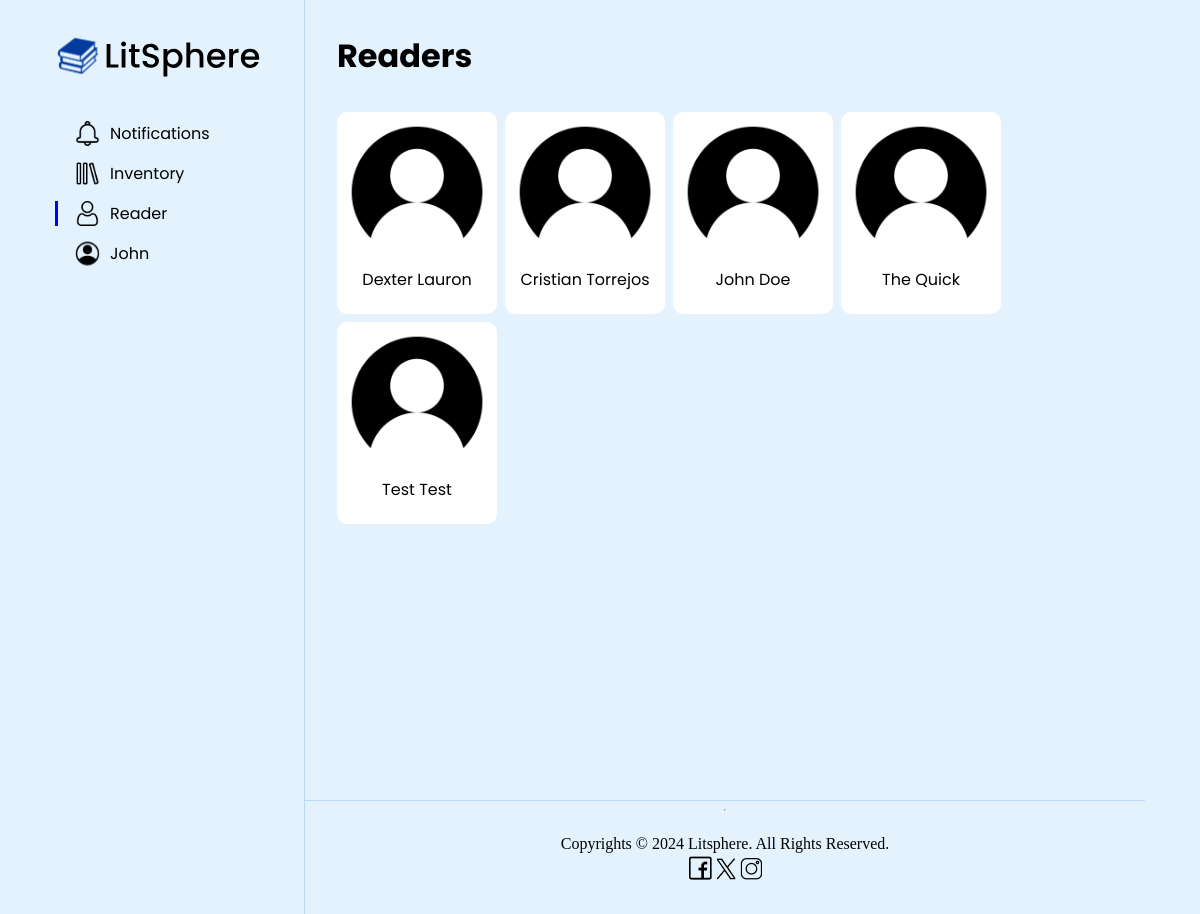
The app's page /dashboard/readers.php (signed in), older data.
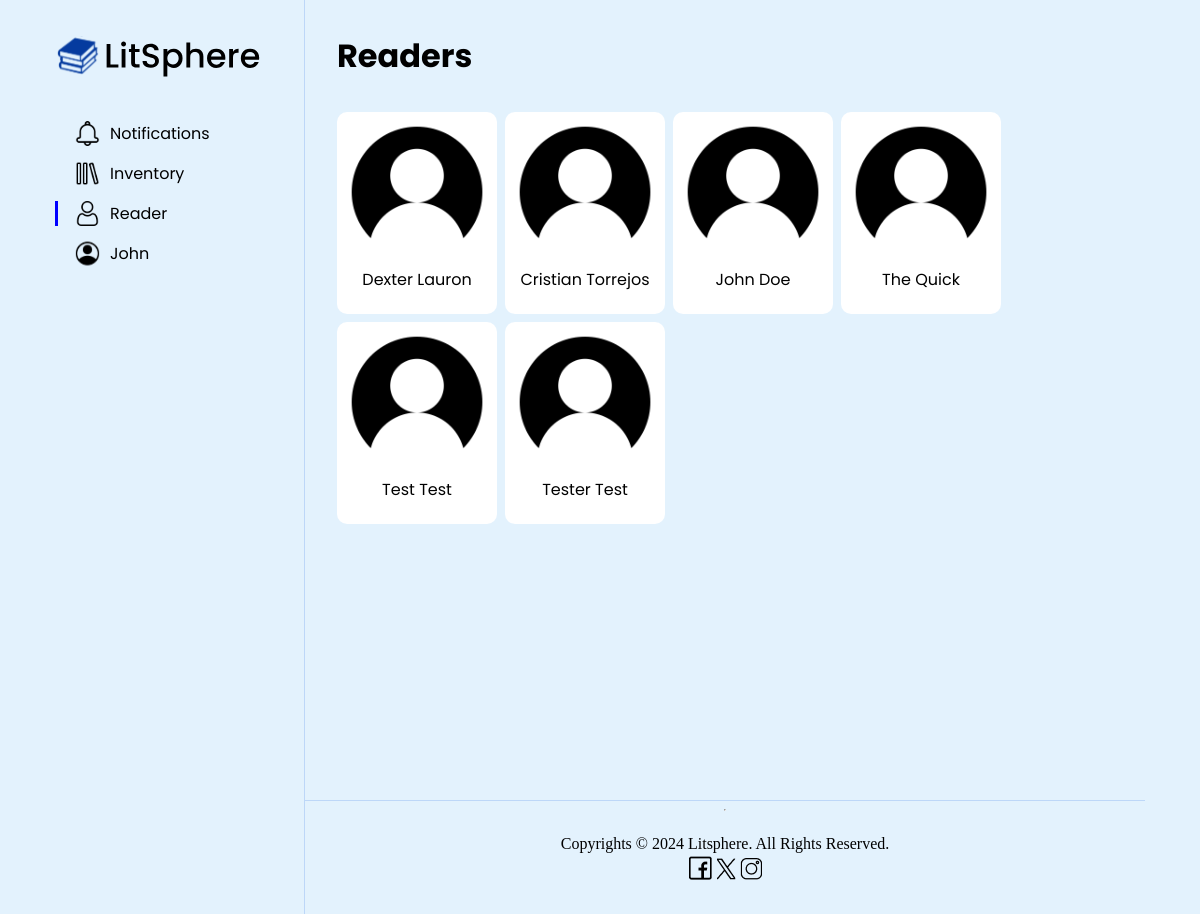
The same page, newer data.
### tables this page shows
CREATE TABLE `users` (
  `UserID` int(11) NOT NULL,
  `FirstName` varchar(100) NOT NULL,
  `LastName` varchar(100) NOT NULL,
  `Email` varchar(255) NOT NULL,
  `PasswordHash` varchar(255) NOT NULL,
  `IsSuspended` tinyint(1) DEFAULT 0,
  `SuspensionDate` timestamp NOT NULL DEFAULT current_timestamp() ON UPDATE current_timestamp(),
  `SuspensionDuration` int(11) DEFAULT NULL,
  `SuspensionReason` varchar(1000) DEFAULT NULL,
  `Role` enum('Reader','Admin') DEFAULT 'Reader'
);

### dashboard/readers.php (the view, shortened to what this page needs)
<?php
    include('../connection.php');
    $sql = "SELECT * FROM Users WHERE Role != 'Admin'";
    $result = mysqli_query($conn, $sql);
?>
<html>
    <head>
        <link rel="stylesheet" href="reader.css">
        <link rel="stylesheet" href="https://cdnjs.cloudflare.com/ajax/libs/font-awesome/6.6.0/css/all.min.css" />
    </head>
    <body>
        <div class="parent">
            <nav class="nav_container">
                <ul>
                    <img src="../nav_icon/Logo and Name.svg" alt="Logo & Name" style="width: 209px; height: 65px; margin-top: 1.5rem; margin-bottom: 2rem;">
                    <li>
                        <a href="notification.php">
                            <img src="../nav_icon/Notification Icon.svg" alt="Home">
                            <span class="nav_item">Notifications</span>
                        </a>
                    </li>
                    <li>
                        <a href="inventory.php">
                            <img src="../nav_icon/Library Icon.svg" alt="Library">
                            <span class="nav_item">Inventory</span>
                        </a>
                    </li>
                    <li>
                        <a href="readers.php" class="active">
                            <img src="../nav_icon/Reader Icon.svg" alt="History">
                            <span class="nav_item">Reader</span>
                        </a>
                    </li>
                    <li>
                        <a href="adminprofile.php">
                            <img src="../nav_icon/Profile Icon.svg" alt="Profile">
                            <span class="nav_item">
                                <?php
                                    if (isset($_SESSION['fname'])) {
                                        echo htmlspecialchars($_SESSION['fname']);
                                    } else {
                                        echo "Guest";
                                    }
                                ?>
                            </span>
                        </a>
                    </li>
                </ul>
            </nav>
            <div class="content_wrapper">
                <div class="content_container">
                    <div class="current_page">
                        <h3>Readers</h3>
                    </div>
                    <div class="reader_wrapper">
                        <?php while ($row = mysqli_fetch_assoc($result)): ?>
							<div class="reader_container">
								<a href="managereaderacc.php?userid=<?php echo $row['UserID']; ?>">
									<img src="../reader_img/userImg.png" alt="User Profile Picture">
									<p><?php echo $row['FirstName'] . ' ' . $row['LastName']; ?></p>
								</a>
							</div>
						<?php endwhile; ?>
                    </div>
                </div>
                <footer>
                    <hr>
                    <p>Copyrights &#169; 2024 Litsphere. All Rights Reserved.</p>
                    <div class="iContainer">
                        <a href="#"><img src="../footer_icon/Facebook Logo.png" alt="Facebook Logo"></a>
                        <a href="#"><img src="../footer_icon/Twitter Logo.png" alt="Twitter Logo"></a>
                        <a href="#"><img src="../footer_icon/Instagram Logo.png" alt="Instagram Logo"></a>
                    </div>
                </footer>
            </div>
        </div>
    </body>
</html>

### dashboard/reader.css (style rules this page uses)
* { box-sizing: border-box; }
body { margin: 0; background-color: #E3F2FD; }
.parent { display: flex; flex-direction: row; margin: auto; justify-content: center; width: 100%; }
.nav_container { display: flex; flex-direction: column; width: 250px; border-right: 1px solid; border-right-color: #5185e641; position: relative; top: 0; bottom: 0; left: 0; min-height: 100vh; }
.nav_container a { display: flex; flex-direction: row; align-items: center; font-family: 'Poppins'; text-decoration: none; font-size: 1rem; width: 75%; color: black; margin-bottom: 15px; margin-right: 15px; padding-left: 20px; }
.active { border-left: 3px solid blue; padding-left: 17px !important; }
ul { padding: 0px; margin: 0; display: flex; flex-direction: column; }
li img { width: 25px; height: 25px; margin-right: 10px; }
ul li { position: relative; list-style: none; }
.content_wrapper { width: 70%; }
.content_wrapper a { text-decoration: none; color:white; }
.content_container { position: relative; display: flex; flex-direction: column; padding-top: 2rem; padding-bottom: 2rem; padding-left: 2rem; padding-right: 2rem; min-height: 100vh; }
footer { display: flex; flex-direction: column; border-top: 1px solid; border-top-color: #5185e641; text-align: center; }
footer p { margin-bottom: 3px; }
.iContainer { margin-bottom: 30px; }
.current_page { display: flex; height: 10%; align-items: center; }
.current_page h3 { font-family: 'Poppins'; font-size: 2rem; margin: 0; }
.reader_wrapper { height: 70%; margin-top: 2rem; display: flex; flex-wrap: wrap; gap: 8px; }
.reader_container { font-family: 'Poppins'; display: grid; grid-template-columns: repeat(auto-fill, minmax(160px, 1fr)); border-radius: 10px; gap: 15px; height: 202px; text-align: center; background-color: white; animation: fadeAndScale 1s cubic-bezier(.39,-1.05,.58,1.95); transform-origin: center bottom; animation-delay: -0.5s; transition: transform 0.3s ease, box-shadow 0.3s ease; }
.reader_container img { width: 160px; padding-top: 10px; padding-left: 10px; padding-right: 10px; border-radius: 10px; }
.reader_container p { color: black; margin: 0; padding: 5px; }

Row changes from the older to the newer data that the page shows:
added users: FirstName "Tester", LastName "Test"
